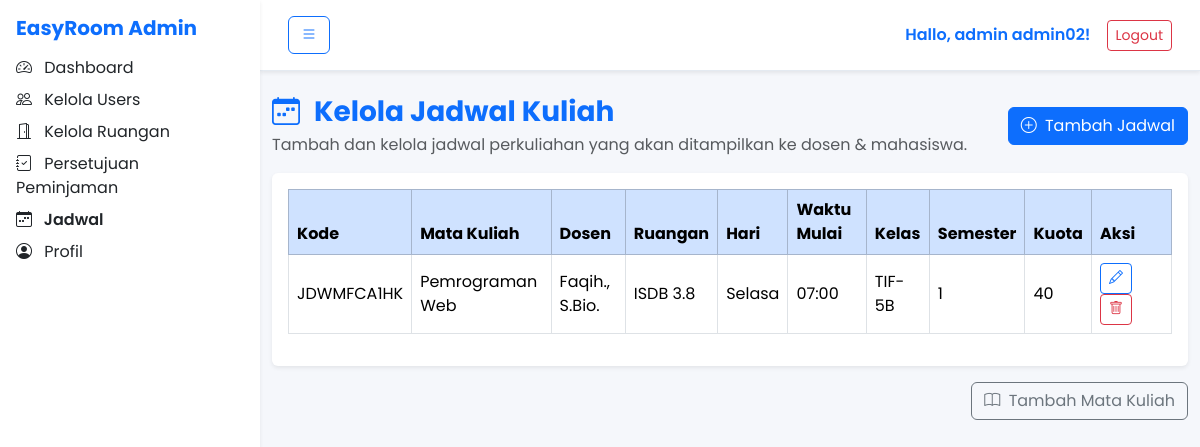
/admin/jadwal.php (signed in), run on the app's committed database.
### tables this page shows
CREATE TABLE `jadwal` (
  `kode_jadwal` varchar(15) NOT NULL,
  `kode_mk` varchar(20) DEFAULT NULL,
  `id_dosen` varchar(15) DEFAULT NULL,
  `kode_ruang` varchar(15) DEFAULT NULL,
  `kelas` varchar(20) DEFAULT NULL,
  `hari` varchar(15) DEFAULT NULL,
  `jam_mulai` time NOT NULL,
  `jam_selesai` time NOT NULL,
  `kuota_peserta` int DEFAULT NULL,
  `kuota_masuk` int DEFAULT NULL,
  `semester` varchar(10) DEFAULT NULL
);

CREATE TABLE `matakuliah` (
  `kode_mk` varchar(20) NOT NULL,
  `id_dosen` varchar(15) DEFAULT NULL,
  `nama_mk` varchar(100) DEFAULT NULL,
  `sks` int DEFAULT NULL
);

CREATE TABLE `dosen` (
  `id_dosen` varchar(15) NOT NULL,
  `nama_dosen` varchar(100) NOT NULL,
  `nip` varchar(20) DEFAULT NULL,
  `email` varchar(100) DEFAULT NULL,
  `password` varchar(255) NOT NULL
);

CREATE TABLE `ruang` (
  `kode_ruang` varchar(15) NOT NULL,
  `nama_ruang` varchar(50) NOT NULL,
  `kapasitas` int DEFAULT NULL,
  `fasilitas` text,
  `lokasi` varchar(100) DEFAULT NULL,
  `status` enum('Terpakai','Kosong') DEFAULT 'Terpakai'
);

### functions.php (called while the page is built, shortened)
<?php
function safe_time_short(?string $t): string
{
    return htmlspecialchars(substr($t, 0, 5));
}

### admin/jadwal.php (the view, shortened to what this page needs)
<?php
require_once __DIR__ . '/../config.php';
require_once __DIR__ . '/../functions.php';
$sql = "
    SELECT
        j.*,
        mk.nama_mk,
        d.nama_dosen,
        r.nama_ruang
    FROM jadwal j
    LEFT JOIN matakuliah mk ON j.kode_mk   = mk.kode_mk
    LEFT JOIN dosen      d  ON j.id_dosen  = d.id_dosen
    LEFT JOIN ruang      r  ON j.kode_ruang = r.kode_ruang
    ORDER BY
        FIELD(j.hari, 'Senin','Selasa','Rabu','Kamis','Jumat','Sabtu'),
        j.jam_mulai
";
$jadwal = $conn->query($sql);
?>
<!doctype html>
<html lang="id">
<head>
    <link rel="stylesheet" href="https://cdn.jsdelivr.net/npm/bootstrap@5.3.3/dist/css/bootstrap.min.css">
    <link rel="stylesheet" href="https://cdn.jsdelivr.net/npm/bootstrap-icons@1.11.3/font/bootstrap-icons.css">
    <link rel="stylesheet" href="https://unpkg.com/aos@2.3.1/dist/aos.css">
    <link rel="stylesheet" href="../assets/css/style.css">
</head>
<body>
    <?php include 'sidebar.php'; ?>
    <div class="content">
        <?php include 'header.php'; ?>
        <div class="container py-4">
            <div class="d-flex justify-content-between align-items-center mb-3">
                <div>
                    <h3 class="fw-bold text-primary mb-1">
                        <i class="bi bi-calendar-week me-2"></i> Kelola Jadwal Kuliah
                    </h3>
                    <p class="text-muted mb-0">
                        Tambah dan kelola jadwal perkuliahan yang akan ditampilkan ke dosen & mahasiswa.
                    </p>
                </div>
                <a href="jadwal_tambah.php" class="btn btn-primary">
                    <i class="bi bi-plus-circle me-1"></i> Tambah Jadwal
                </a>
            </div>
            <div class="card shadow-sm border-0">
                <div class="card-body">
                    <?php if ($jadwal->num_rows === 0): ?>
                        <p class="text-muted mb-0">Belum ada data jadwal.</p>
                    <?php else: ?>
                        <div class="table-responsive">
                            <table class="table table-bordered align-middle">
                                <thead class="table-primary">
                                    <tr>
                                        <th>Kode</th>
                                        <th>Mata Kuliah</th>
                                        <th>Dosen</th>
                                        <th>Ruangan</th>
                                        <th>Hari</th>
                                        <th>Waktu Mulai</th>
                                        <th>Kelas</th>
                                        <th>Semester</th>
                                        <th>Kuota</th>
                                        <th style="width: 80px;">Aksi</th>
                                    </tr>
                                </thead>
                                <tbody>
                                    <?php while ($row = $jadwal->fetch_assoc()): ?>
                                        <tr>
                                            <td><?= htmlspecialchars($row['kode_jadwal']); ?></td>
                                            <td><?= htmlspecialchars($row['nama_mk'] ?? '-'); ?></td>
                                            <td><?= htmlspecialchars($row['nama_dosen'] ?? '-'); ?></td>
                                            <td><?= htmlspecialchars($row['nama_ruang'] ?? '-'); ?></td>
                                            <td><?= htmlspecialchars($row['hari'] ?? '-'); ?></td>
                                            <td>
                                                <?php
                                                if (!empty($row['jam_mulai'])) {
                                                    echo safe_time_short($row['jam_mulai']);
                                                } else {
                                                    echo '-';
                                                }
                                                ?>
                                            </td>
                                            <td><?= htmlspecialchars($row['kelas'] ?? '-'); ?></td>
                                            <td><?= htmlspecialchars($row['semester'] ?? '-'); ?></td>
                                            <td><?= (int)($row['kuota_peserta'] ?? 0); ?></td>
                                            <td>
                                                <a href="jadwal_tambah.php?kode=<?= urlencode($row['kode_jadwal']); ?>" class="btn btn-sm btn-outline-primary me-1" title="Edit">
                                                    <i class="bi bi-pencil"></i>
                                                </a>
                                                <a href="../backend/admin/jadwal_action.php?action=delete&kode=<?= urlencode($row['kode_jadwal']); ?>"
                                                    class="btn btn-sm btn-outline-danger"
                                                    onclick="return confirm('Yakin ingin menghapus jadwal ini?');">
                                                    <i class="bi bi-trash"></i>
                                                </a>
                                            </td>
                                        </tr>
                                    <?php endwhile; ?>
                                </tbody>
                            </table>
                        </div>
                    <?php endif; ?>
                </div>
            </div>
            <div class="card-footer text-end border-0 pt-0 mt-3">
                <a href="matakuliah_tambah.php" class="btn btn-outline-secondary">
                    <i class="bi bi-book me-1"></i> Tambah Mata Kuliah
                </a>
            </div>
        </div>
    </div>
</body>
</html>

### assets/css/style.css (style rules this page uses)
body { font-family: "Poppins", sans-serif; background: #f5f7fb; color: #1f2933; }
a { text-decoration: none; }

### admin/sidebar.php (style rules this page uses)
:root { --sidebar-width: 260px; }
.content { margin-left: var(--sidebar-width); transition: margin-left 0.3s ease-in-out; width: calc(100% - var(--sidebar-width)); }

### data on the page
jadwal: kode_jadwal "JDWMFCA1HK", kode_mk.nama_mk "Pemrograman Web", id_dosen.nama_dosen "Faqih., S.Bio.", kode_ruang.nama_ruang "ISDB 3.8", hari "Selasa", jam_mulai "07:00", kelas "TIF-5B", semester "1", kuota_peserta "40"

### other printed values
$user['nama'] "admin02"
